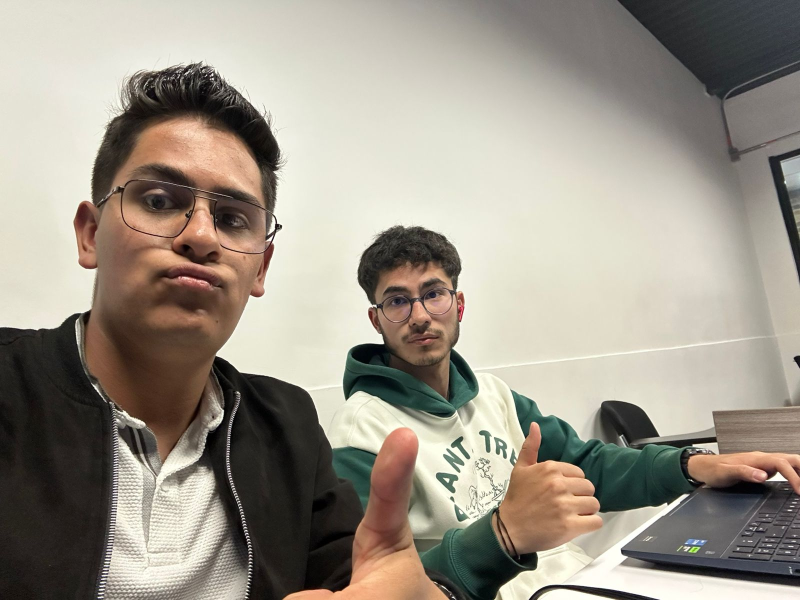
//> input picture Taller_Color/ImagenPrueba.jpeg, 1600 x 1200 px (shown at 1/2 size)
$ ./main   (built with g++ and OpenCV 4)
//> lines starting //> are read from the running program, lines starting //| are printed output that depends on the picture
#include <opencv2/opencv.hpp>
#include <iostream>
#include <cmath>

using namespace cv;
using namespace std;

static Mat ajustar_tamano(const Mat& img, const Size& target_size) {
    if (img.size() == target_size) return img;
    Mat salida;
    resize(img, salida, target_size);
    return salida;
}

static void esperar_q_o_esc() {
    while (true) {
        int key = waitKey(30);
        if (key == 27 || key == 'q' || key == 'Q') break;
    }
    destroyAllWindows();
}

void ejercicio2_modificar_saturacion() {
    Mat img_bgr = imread("ImagenPrueba.jpeg");
//> img_bgr is the input picture: 1200 rows x 1600 cols, CV_8UC3; mean B, G, R 137, 149, 156.3
    if (img_bgr.empty()) img_bgr = imread("imagen.jpg");
    if (img_bgr.empty()) img_bgr = imread("../ImagenPrueba.jpeg");
    if (img_bgr.empty()) img_bgr = imread("../../ImagenPrueba.jpeg");
    if (img_bgr.empty()) {
        cout << "Error: No se pudo cargar la imagen. Rutas probadas: "
             << "ImagenPrueba.jpeg, imagen.jpg, ../ImagenPrueba.jpeg, ../../ImagenPrueba.jpeg" << endl;
        return;
    }
    int rows = img_bgr.rows;
//> rows = 1200
    int cols = img_bgr.cols;
//> cols = 1600
    Mat img_hsv(rows, cols, CV_8UC3);
    // ========== PASO 1: Conversión BGR → HSV ==========
    for (int i = 0; i < rows; i++) {
        for (int j = 0; j < cols; j++) {
            Vec3b pixel_bgr = img_bgr.at<Vec3b>(i, j);
            // Obtener valores BGR y normalizar a [0,1]
            double b = pixel_bgr[0] / 255.0;
            double g = pixel_bgr[1] / 255.0;
            double r = pixel_bgr[2] / 255.0;
            // Calcular Cmax, Cmin, Delta
            double Cmax = max(max(r, g), b);
            double Cmin = min(min(r, g), b);
            double delta = Cmax - Cmin;
            // Calcular Hue (H)
            double H = 0;
            if (delta != 0) {
                if (Cmax == r) {
                    H = 60.0 * fmod(((g - b) / delta), 6.0);
                } else if (Cmax == g) {
                    H = 60.0 * (((b - r) / delta) + 2.0);
                } else if (Cmax == b) {
                    H = 60.0 * (((r - g) / delta) + 4.0);
                }
            }
            if (H < 0) H += 360.0;
            // OpenCV usa [0,180] para H
            double H_opencv = H / 2.0;
            // Calcular Saturation (S)
            double S = (Cmax == 0) ? 0 : (delta / Cmax);
            double S_opencv = S * 255.0;
            // Calcular Value (V)
            double V = Cmax;
            double V_opencv = V * 255.0;
            // Asignar valores HSV al píxel
            img_hsv.at<Vec3b>(i, j) = Vec3b(
                (uchar)H_opencv,
                (uchar)S_opencv,
                (uchar)V_opencv
            );
        }
    }
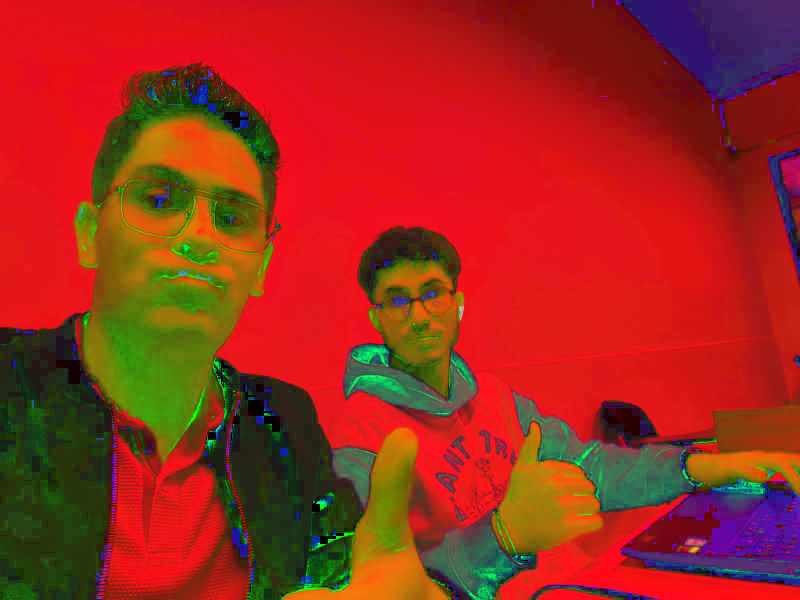
//> img_hsv: 1200 rows x 1600 cols, CV_8UC3 (shown at 1/2 size); mean B, G, R 29, 43.3, 157.8
    // ========== PASO 2: Modificar Saturación ==========
    for (int i = 0; i < rows; i++) {
        for (int j = 0; j < cols; j++) {
            Vec3b pixel_hsv = img_hsv.at<Vec3b>(i, j);
            // Obtener valores H, S, V
            double H = pixel_hsv[0];
            double S = pixel_hsv[1];
            double V = pixel_hsv[2];
            // Multiplicar S por 1.5 (sin exceder 255)
            S = min(S * 1.5, 255.0);
            // Asignar nuevos valores
            img_hsv.at<Vec3b>(i, j) = Vec3b(
                (uchar)H,
                (uchar)S,
                (uchar)V
            );
        }
    }
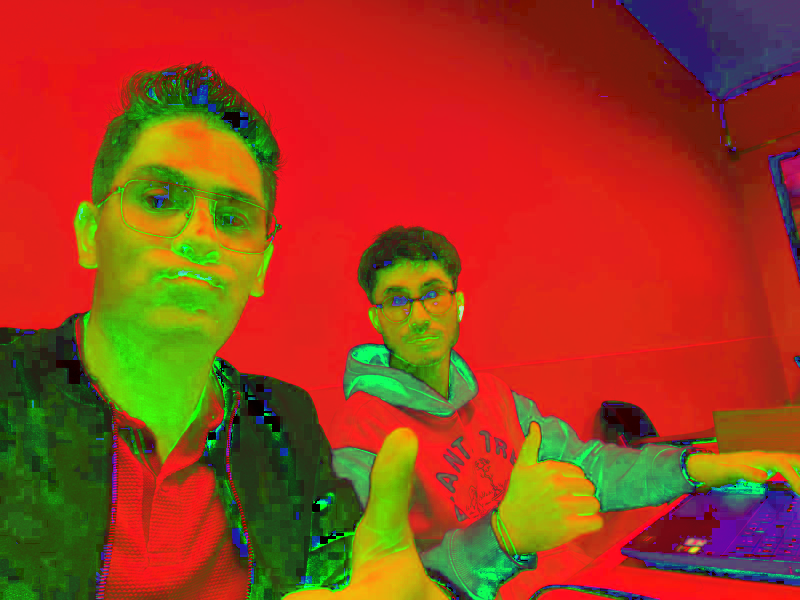
//> img_hsv: 1200 rows x 1600 cols, CV_8UC3 (shown at 1/2 size); mean B, G, R 29, 64.3, 157.8
    // ========== PASO 3: Conversión HSV → BGR ==========
    Mat img_resultado(rows, cols, CV_8UC3);
    for (int i = 0; i < rows; i++) {
        for (int j = 0; j < cols; j++) {
            Vec3b pixel_hsv = img_hsv.at<Vec3b>(i, j);
            // Desnormalizar
            double H = pixel_hsv[0] * 2.0;  // [0,180] → [0,360]
            double S = pixel_hsv[1] / 255.0; // [0,255] → [0,1]
            double V = pixel_hsv[2] / 255.0; // [0,255] → [0,1]
            // Calcular C, X, m
            double C = V * S;
            double X = C * (1.0 - fabs(fmod(H / 60.0, 2.0) - 1.0));
            double m = V - C;
            double r_prime = 0, g_prime = 0, b_prime = 0;
            // Según el rango de H
            if (H >= 0 && H < 60) {
                r_prime = C; g_prime = X; b_prime = 0;
            } else if (H >= 60 && H < 120) {
                r_prime = X; g_prime = C; b_prime = 0;
            } else if (H >= 120 && H < 180) {
                r_prime = 0; g_prime = C; b_prime = X;
            } else if (H >= 180 && H < 240) {
                r_prime = 0; g_prime = X; b_prime = C;
            } else if (H >= 240 && H < 300) {
                r_prime = X; g_prime = 0; b_prime = C;
            } else if (H >= 300 && H < 360) {
                r_prime = C; g_prime = 0; b_prime = X;
            }
            // Convertir a [0,255]
            double R = (r_prime + m) * 255.0;
            double G = (g_prime + m) * 255.0;
            double B = (b_prime + m) * 255.0;
            // Asignar valores BGR al píxel resultado
            img_resultado.at<Vec3b>(i, j) = Vec3b(
                (uchar)min(max(B, 0.0), 255.0),
                (uchar)min(max(G, 0.0), 255.0),
                (uchar)min(max(R, 0.0), 255.0)
            );
        }
    }
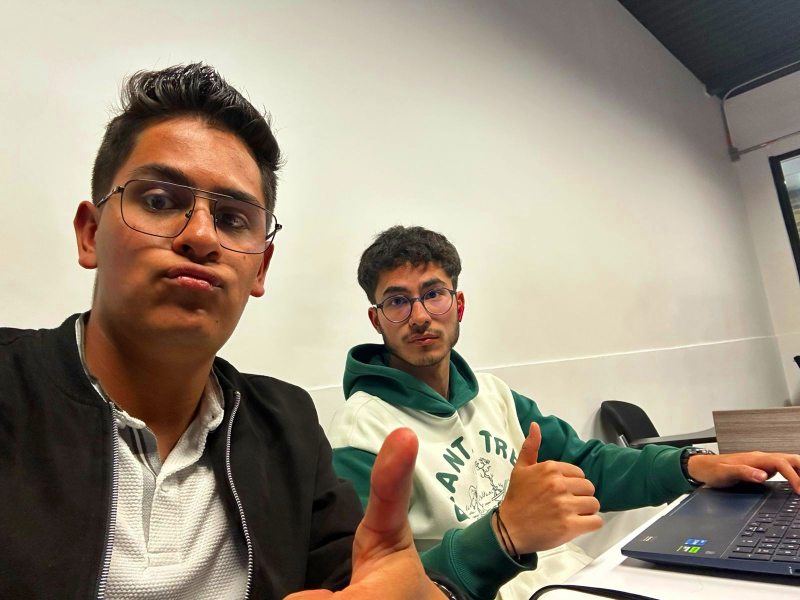
//> img_resultado: 1200 rows x 1600 cols, CV_8UC3 (shown at 1/2 size); mean B, G, R 126.8, 144, 155.5
    // Mostrar resultados al mismo tamano
    Mat img_resultado_mismo_tamano = ajustar_tamano(img_resultado, img_bgr.size());
    imshow("Original", img_bgr);
    imshow("Saturacion Aumentada", img_resultado_mismo_tamano);
    cout << "Presiona 'q' o ESC para cerrar." << endl;
    esperar_q_o_esc();
//> the 'q' key is pressed
}

int main() {
    ejercicio2_modificar_saturacion();
    return 0;
}
